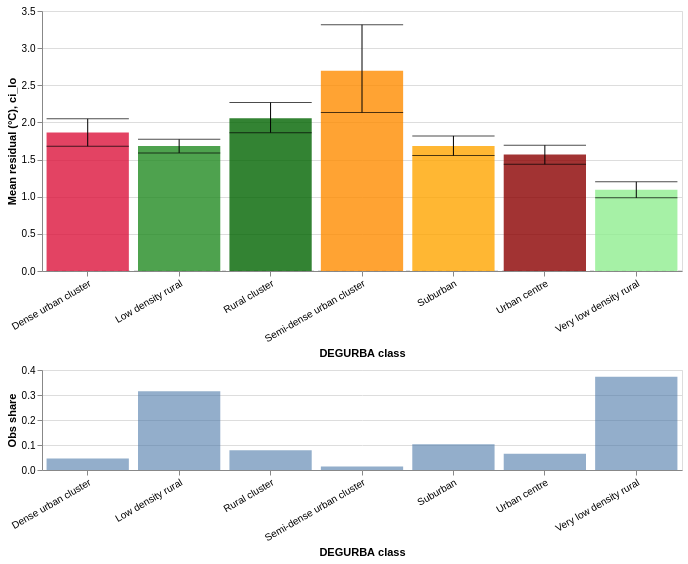

Source (Vega-Lite JSON):
### Vega-Lite specification from a JSON file in a GitHub repository (floating-point values rounded to 4 significant figures)
{"config": {"view": {"continuousWidth": 300, "continuousHeight": 300}}, "vconcat": [{"layer": [{"mark": {"type": "rule", "color": "grey", "opacity": 0.5, "strokeDash": [4, 4]}, "data": {"name": "data-a0a55d106695e8d630baff0f16eee66d"}, "encoding": {"y": {"field": "y", "type": "quantitative"}}}, {"mark": {"type": "bar", "opacity": 0.8}, "data": {"name": "data-def36b8a46c8f7a081479c393e07695c"}, "encoding": {"color": {"field": "color", "legend": null, "scale": null, "type": "nominal"}, "tooltip": [{"field": "label", "title": "Class", "type": "nominal"}, {"field": "mean", "format": ".3f", "title": "Mean residual", "type": "quantitative"}, {"field": "ci_lo", "format": ".3f", "title": "CI low", "type": "quantitative"}, {"field": "ci_hi", "format": ".3f", "title": "CI high", "type": "quantitative"}], "x": {"axis": {"labelAngle": -30}, "field": "label", "sort": ["Very low density rural", "Low density rural", "Rural cluster", "Suburban", "Semi-dense urban cluster", "Dense urban cluster", "Urban centre"], "title": "DEGURBA class", "type": "nominal"}, "y": {"field": "mean", "title": "Mean residual (°C)", "type": "quantitative"}}}, {"mark": {"type": "errorbar", "color": "black", "ticks": true}, "data": {"name": "data-def36b8a46c8f7a081479c393e07695c"}, "encoding": {"x": {"field": "label", "sort": ["Very low density rural", "Low density rural", "Rural cluster", "Suburban", "Semi-dense urban cluster", "Dense urban cluster", "Urban centre"], "type": "nominal"}, "y": {"field": "ci_lo", "type": "quantitative"}, "y2": {"field": "ci_hi"}}}], "height": 260, "width": 640}, {"mark": {"type": "bar", "color": "#4C78A8", "opacity": 0.6}, "data": {"name": "data-58805145ca1e17156287987187aa3e72"}, "encoding": {"tooltip": [{"field": "degurba_label", "title": "Class", "type": "nominal"}, {"field": "share", "format": ".1%", "title": "Share", "type": "quantitative"}], "x": {"axis": {"labelAngle": -30}, "field": "degurba_label", "sort": ["Very low density rural", "Low density rural", "Rural cluster", "Suburban", "Semi-dense urban cluster", "Dense urban cluster", "Urban centre"], "title": "DEGURBA class", "type": "nominal"}, "y": {"field": "share", "title": "Obs share", "type": "quantitative"}}, "height": 100, "width": 640}], "datasets": {"data-a0a55d106695e8d630baff0f16eee66d": [{"y": 0}], "data-def36b8a46c8f7a081479c393e07695c": [{"label": "Very low density rural", "mean": 1.092, "ci_lo": 0.9844, "ci_hi": 1.2, "color": "#90EE90"}, {"label": "Low density rural", "mean": 1.682, "ci_lo": 1.59, "ci_hi": 1.772, "color": "#228B22"}, {"label": "Rural cluster", "mean": 2.055, "ci_lo": 1.862, "ci_hi": 2.268, "color": "#006400"}, {"label": "Suburban", "mean": 1.682, "ci_lo": 1.554, "ci_hi": 1.818, "color": "#FFA500"}, {"label": "Semi-dense urban cluster", "mean": 2.695, "ci_lo": 2.133, "ci_hi": 3.315, "color": "#FF8C00"}, {"label": "Dense urban cluster", "mean": 1.863, "ci_lo": 1.68, "ci_hi": 2.048, "color": "#DC143C"}, {"label": "Urban centre", "mean": 1.567, "ci_lo": 1.436, "ci_hi": 1.693, "color": "#8B0000"}], "data-58805145ca1e17156287987187aa3e72": [{"degurba_label": "Low density rural", "count": 2121975, "share": 0.3155}, {"degurba_label": "Very low density rural", "count": 2507092, "share": 0.3727}, {"degurba_label": "Suburban", "count": 694661, "share": 0.1033}, {"degurba_label": "Semi-dense urban cluster", "count": 97265, "share": 0.01446}, {"degurba_label": "Dense urban cluster", "count": 308267, "share": 0.04583}, {"degurba_label": "Urban centre", "count": 434842, "share": 0.06465}, {"degurba_label": "Rural cluster", "count": 528777, "share": 0.07861}]}, "resolve": {"scale": {"x": "shared"}}, "spacing": 4, "$schema": "https://vega.github.io/schema/vega-lite/v6.4.1.json"}
